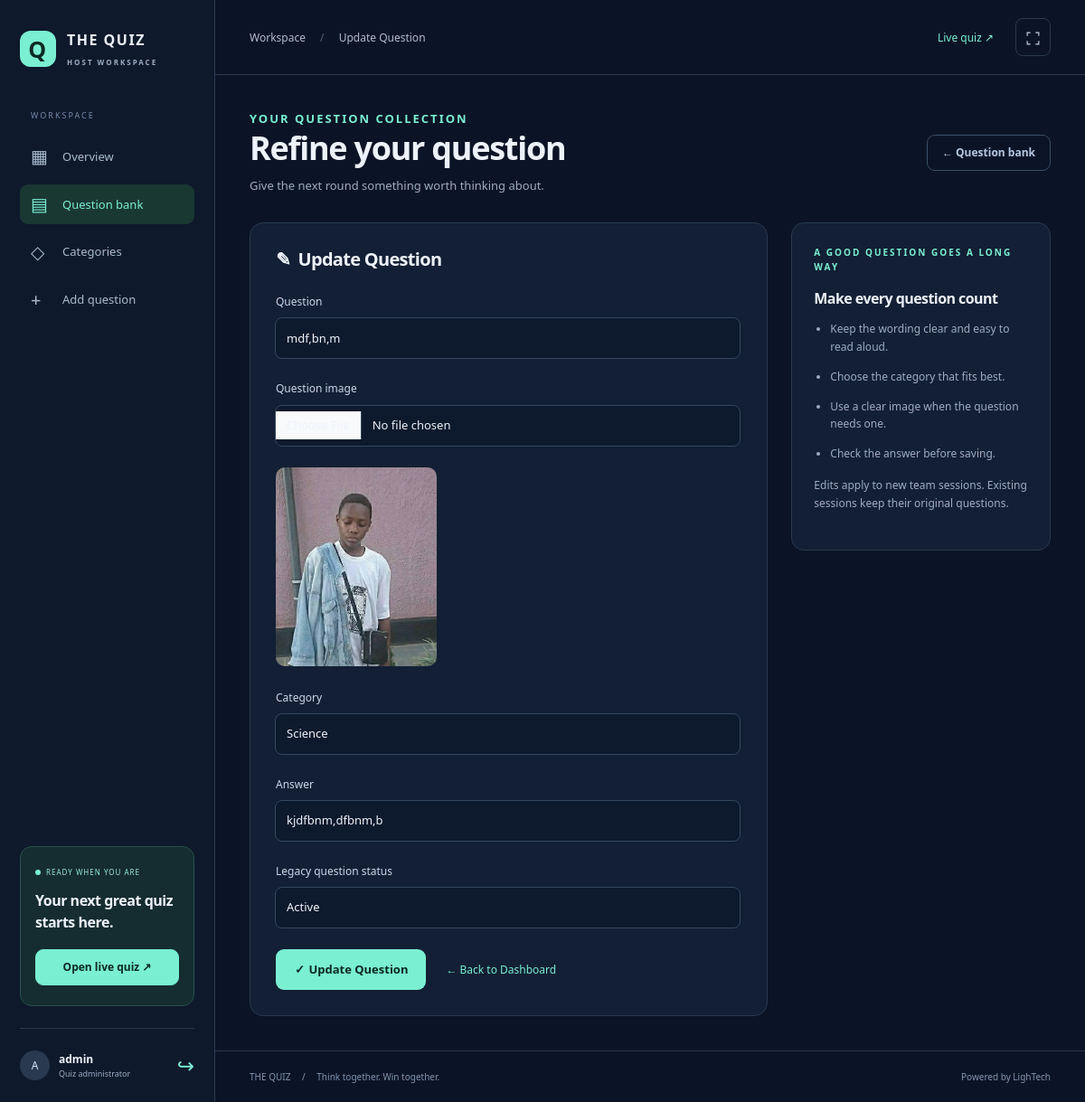
Screenshot of /update.php?id=6 (signed in) with the database file from the repository.
### tables this page shows
CREATE TABLE `questions` (
  `id` int(11) NOT NULL AUTO_INCREMENT,
  `category` varchar(150) DEFAULT NULL,
  `question` text DEFAULT NULL,
  `answer` text DEFAULT NULL,
  `image` varchar(255) DEFAULT NULL,
  `status` enum('active','inactive') NOT NULL DEFAULT 'active',
  `created_at` timestamp NOT NULL DEFAULT current_timestamp(),
  `updated_at` timestamp NOT NULL DEFAULT current_timestamp() ON UPDATE current_timestamp(),
  PRIMARY KEY (`id`),
  KEY `category` (`category`),
  KEY `status` (`status`)
);

CREATE TABLE `categories` (
  `id` int(11) NOT NULL AUTO_INCREMENT,
  `name` varchar(150) NOT NULL,
  `slug` varchar(150) NOT NULL,
  `created_at` timestamp NOT NULL DEFAULT current_timestamp(),
  PRIMARY KEY (`id`),
  UNIQUE KEY `slug` (`slug`)
);

### includes/functions.php (called while the page is built, shortened)
<?php
function getCategories(mysqli $conn): array {
    $result = mysqli_query($conn, "SELECT * FROM categories ORDER BY name ASC");
    return mysqli_fetch_all($result, MYSQLI_ASSOC);
}
function getQuestionById(mysqli $conn, int $id): array|null {
    $stmt = mysqli_prepare($conn, "SELECT * FROM questions WHERE id = ?");
    mysqli_stmt_bind_param($stmt, "i", $id);
    mysqli_stmt_execute($stmt);
    $result = mysqli_stmt_get_result($stmt);
    $row = mysqli_fetch_assoc($result);
    return $row ?: null;
}

### update.php (the view, shortened to what this page needs)
<?php
include 'conn.php';
include 'includes/functions.php';
$categories = getCategories($conn);
$id = intval($_GET['id'] ?? 0);
$question = getQuestionById($conn, $id);
?>
<?php include 'includes/header.php'; ?>
<div class="page-heading"><div><p class="eyebrow">YOUR QUESTION COLLECTION</p><h1>Refine your question</h1><p>Give the next round something worth thinking about.</p></div><a class="btn btn-outline-info" href="questions.php">← Question bank</a></div><div class="editor-grid">
<form class="editor-form" method="POST" enctype="multipart/form-data">
<h2><i class="bi bi-pencil-square"></i> Update Question</h2>
<div class="input-group"><label class="field-label" for="field-question">Question</label>
    <input id="field-question" type="text" name="question" class="form-control" placeholder="Enter question" value="<?= htmlspecialchars($question['question']) ?>" required>
</div>
<div class="input-group"><label class="field-label" for="imageInput">Question image</label>
    <input type="file" name="image" class="form-control" accept="image/*" id="imageInput">
</div>
<img id="previewImage" src="<?= htmlspecialchars($question['image']) ?>" alt="Current Image">
<div class="input-group"><label class="field-label" for="field-category">Category</label>
    <select id="field-category" name="category" class="form-select" required>
        <?php foreach ($categories as $cat): ?>
        <option value="<?= htmlspecialchars($cat['slug']) ?>" <?= $question['category'] === $cat['slug'] ? 'selected' : '' ?>>
            <?= htmlspecialchars($cat['name']) ?>
        </option>
        <?php endforeach; ?>
    </select>
</div>
<div class="input-group"><label class="field-label" for="field-answer">Answer</label>
    <input id="field-answer" type="text" name="answer" class="form-control" placeholder="Enter answer" value="<?= htmlspecialchars($question['answer']) ?>" required>
</div>
<div class="input-group"><label class="field-label" for="field-status">Legacy question status</label>
    <select id="field-status" name="status" class="form-select" required>
        <option value="active" <?= $question['status'] === 'active' ? 'selected' : '' ?>>Active</option>
    </select>
</div>
<button type="submit" name="update"><i class="bi bi-check-lg"></i> Update Question</button>
<a href="dashboard.php" class="back-link"><i class="bi bi-arrow-left"></i> Back to Dashboard</a>
</form><aside class="panel editor-hint"><p class="eyebrow">A GOOD QUESTION GOES A LONG WAY</p><h3>Make every question count</h3><ul><li>Keep the wording clear and easy to read aloud.</li><li>Choose the category that fits best.</li><li>Use a clear image when the question needs one.</li><li>Check the answer before saving.</li></ul><p>Edits apply to new team sessions. Existing sessions keep their original questions.</p></aside></div>
<?php include 'includes/footer.php'; ?>

### assets/css/system.css (style rules this page uses)
:root { --bg:#0b1426;--panel:#121f34;--border:#293950;--muted:#9dacc2;--mint:#7aefd2;--white:#edf3fc;--bs-body-color:#edf3fc;--bs-body-bg:#0b1426;color-scheme:dark }
* { box-sizing:border-box }
body.quiz-system { margin:0;background:var(--bg);color:var(--white);font:15px/1.6 'Segoe UI',Arial,sans-serif;min-height:100vh;text-align:left }
a { color:var(--mint);text-decoration:none }
button,input,select,textarea { font:inherit }
button,a,input,select,textarea { outline-offset:4px }
h1,h2,h3,h4,h5 { color:var(--white);font-weight:650;letter-spacing:-.035em;line-height:1.2 }
h1 { font-size:clamp(28px,3vw,38px) }
h2 { font-size:24px }
h3 { font-size:20px }
p { color:var(--muted) }
.eyebrow { color:var(--mint);font-size:10px;font-weight:650;letter-spacing:2px;text-transform:uppercase;margin-bottom:10px }
.page-heading { display:flex;justify-content:space-between;align-items:center;gap:20px;margin-bottom:30px }
.page-heading h1 { margin:0 0 10px }
.page-heading p { font-size:13px;margin:0 }
.btn { border-radius:9px;padding:10px 16px;font-weight:600;font-size:12px;line-height:1.5 }
.btn-outline-info,.btn-outline-primary,.btn-outline-light { color:#b5c8e2;border-color:#3a4e68;background:transparent }
.panel,.quiz-system .card { background:var(--panel)!important;border:1px solid var(--border)!important;border-radius:14px;color:var(--white);box-shadow:none!important;backdrop-filter:none!important }
.panel { padding:24px }
.quiz-system .form-control,.quiz-system .form-select,.editor-form input:not([type=hidden]),.editor-form select,.editor-form textarea { background:#0d192c;color:var(--white);border:1px solid #34485f;border-radius:8px;min-height:46px;padding:12px;font-size:13px }
.quiz-system input::placeholder,.quiz-system textarea::placeholder { color:#839ab9 }
.form-label,.field-label { font-size:12px;color:#c9d7ea;display:block;margin-bottom:8px }
.editor-grid { display:grid;grid-template-columns:minmax(0,2fr) minmax(200px,1fr);gap:26px;align-items:start }
.editor-form { background:var(--panel);border:1px solid var(--border);padding:28px;border-radius:15px;width:100%;max-width:800px }
.editor-form .input-group { margin-bottom:23px;display:block }
.editor-form .input-group>input,.editor-form .input-group>select,.editor-form .input-group>textarea { width:100%;border-radius:8px!important }
.editor-form h2 { font-size:20px;margin-bottom:25px }
.editor-form button[type=submit] { padding:12px 20px;background:var(--mint);border:0;border-radius:9px;color:#0a2921;font-size:13px;font-weight:650 }
.editor-form .back-link { font-size:12px;margin-left:18px }
.editor-form #previewImage { max-width:100%;max-height:220px;border-radius:10px;margin:0 0 25px;object-fit:contain }
.editor-hint { font-size:12px }
.editor-hint h3 { font-size:16px }
.editor-hint p { margin-bottom:18px }
.editor-hint li { color:var(--muted);margin:14px 0 }
.editor-hint ul { padding-left:18px }
.bi { font-style:normal;display:inline-block;min-width:1em }
.bi::before { content:'◇' }
.bi-pencil::before,.bi-pencil-square::before { content:'✎' }
.bi-arrow-left::before { content:'←' }
.bi-check-lg::before,.bi-check2-square::before { content:'✓' }

### rows the page displays
questions: question "mdf,bn,m", image (picture), category "Science", answer "kjdfbnm,dfbnm,b", status "Active"

### other values shown
$icon "▦"
$label "Overview"
$icon "▤"
$label "Question bank"
$icon "◇"
$label "Categories"
$icon "+"
$label "Add question"
substr($_SESSION['admin_username'] ?? 'H',0,1) "A"
$_SESSION['admin_username'] "admin"
$pageTitle "Update Question"
